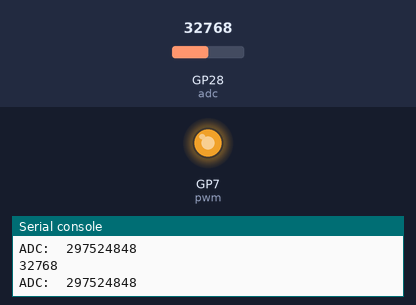
This program was run on a simulated Raspberry Pi Pico running MicroPython. Shown: output pins drawn as LEDs (lit = HIGH), the last lines printed to the serial console. The test bench sets the inputs (shaded band); at power-on: GP28 (adc) = 32768 (analog values on the 0–65535 scale).

Above: at 1.2 s.
1.3 s: GP28 (adc) set to 45874
At 2.4 s:
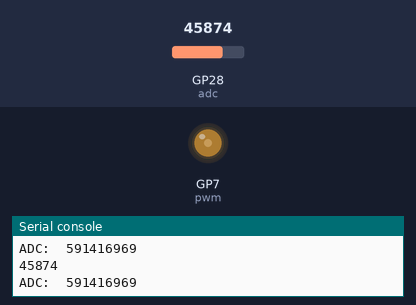
2.8 s: GP28 (adc) set to 57670
At 3.6 s:
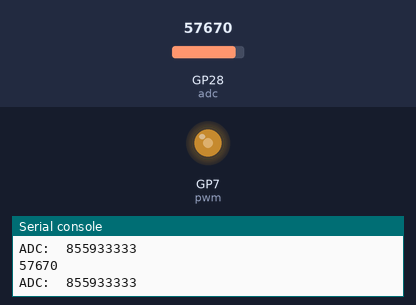
4.3 s: GP28 (adc) set to 19660
At 4.8 s:
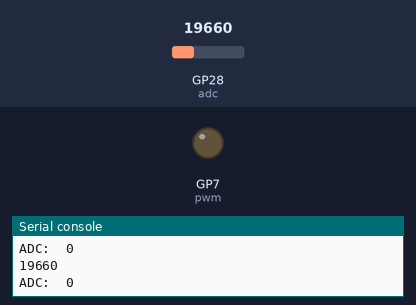
5.8 s: GP28 (adc) set to 20655
At 7.0 s:
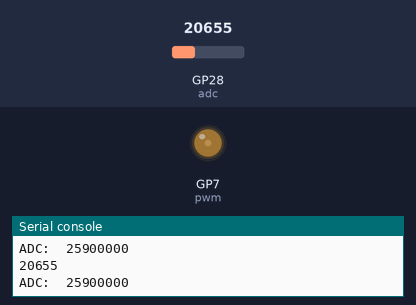
7.3 s: GP28 (adc) set to 19345
At 8.2 s:
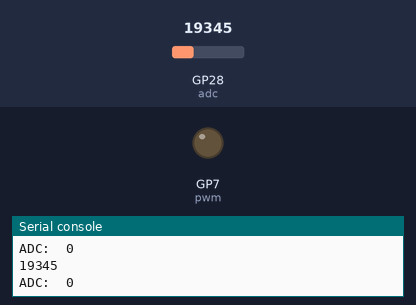
Timing chart, 0 to 9.8 s (numbered marks = the images above; inputs shaded):
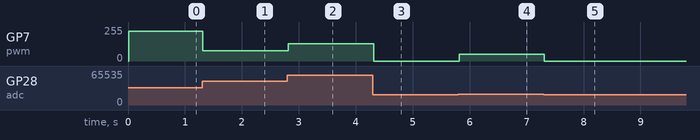

Measured:
- after the input at 1.3 s, GP7 (pwm): 222/255 → 78/255 at once
- after the input at 2.8 s, GP7 (pwm): 78/255 → 129/255 at once
- after the input at 4.3 s, GP7 (pwm): 129/255 → 0/255 at once
- after the input at 5.8 s, GP7 (pwm): 0/255 → 52/255 at once
- after the input at 7.3 s, GP7 (pwm): 52/255 → 0/255 at once

The program:

PWM_acelerador.py
```python
import machine
from machine import Pin, ADC, PWM
import utime
import time
def map(var, low_min, low_max, high_min, high_max):
    low_range = low_max - low_min
    per = var / low_range
    high_range = high_max - high_min
    result = high_range * per
    return int(result)
adc = ADC(28)
pwm = PWM(Pin(7))
pwm.freq(2500)


while (1):
    reading = adc.read_u16() - 19500
    print(adc.read_u16())
    res = map(reading,0,3.3,0,74000)
    if adc.read_u16() < 20000:
        res = 0
    print("ADC: ", res)
    utime.sleep(0.01)
    pwm.duty_u16(res)
```
